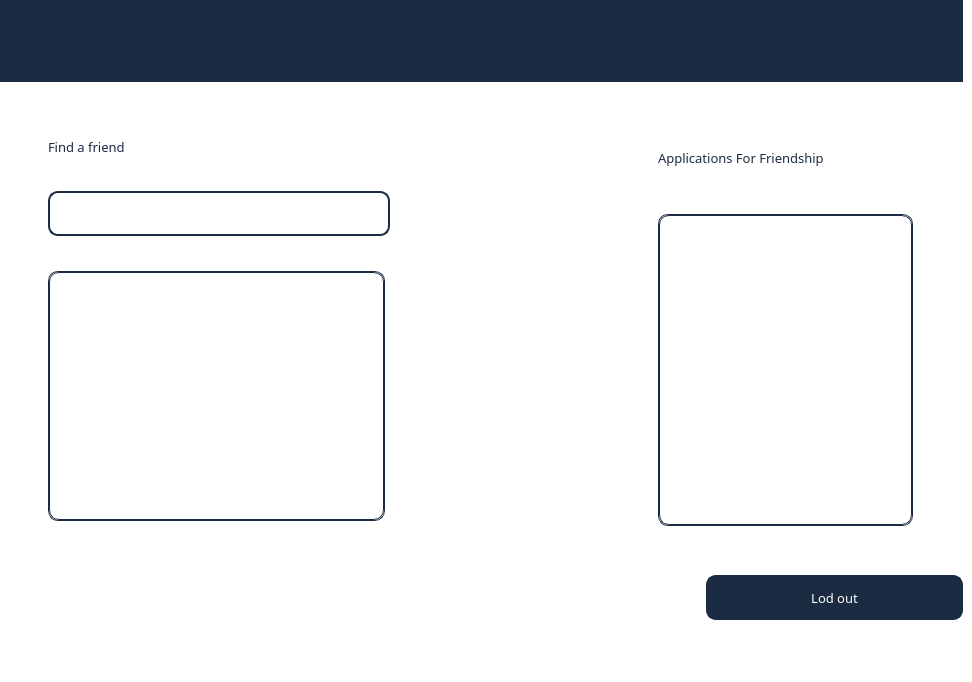
<?xml version="1.0" encoding="UTF-8"?>
<ui version="4.0">
 <class>UserPage</class>
 <widget class="QMainWindow" name="UserPage">
  <property name="geometry">
   <rect>
    <x>0</x>
    <y>0</y>
    <width>960</width>
    <height>682</height>
   </rect>
  </property>
  <property name="windowTitle">
   <string>MainWindow</string>
  </property>
  <property name="styleSheet">
   <string notr="true">background-color: rgb(255, 255, 255);</string>
  </property>
  <widget class="QWidget" name="centralwidget">
   <layout class="QVBoxLayout" name="verticalLayout_9">
    <property name="leftMargin">
     <number>0</number>
    </property>
    <property name="topMargin">
     <number>0</number>
    </property>
    <item>
     <widget class="QWidget" name="widget" native="true">
      <property name="minimumSize">
       <size>
        <width>963</width>
        <height>82</height>
       </size>
      </property>
      <property name="maximumSize">
       <size>
        <width>16777215</width>
        <height>82</height>
       </size>
      </property>
      <property name="styleSheet">
       <string notr="true">background-color: rgb(27, 43, 66);</string>
      </property>
      <layout class="QVBoxLayout" name="verticalLayout_10">
       <item>
        <layout class="QHBoxLayout" name="horizontalLayout_3">
         <property name="spacing">
          <number>0</number>
         </property>
         <property name="leftMargin">
          <number>10</number>
         </property>
         <property name="rightMargin">
          <number>10</number>
         </property>
         <item>
          <widget class="QPushButton" name="UPHomeButton">
           <property name="enabled">
            <bool>true</bool>
           </property>
           <property name="sizePolicy">
            <sizepolicy hsizetype="Minimum" vsizetype="Expanding">
             <horstretch>0</horstretch>
             <verstretch>0</verstretch>
            </sizepolicy>
           </property>
           <property name="minimumSize">
            <size>
             <width>40</width>
             <height>40</height>
            </size>
           </property>
           <property name="maximumSize">
            <size>
             <width>40</width>
             <height>40</height>
            </size>
           </property>
           <property name="styleSheet">
            <string notr="true">background: rgb(27, 43, 66);
border-style:solid; 
border-width: 2px; 
border-radius: 10px;
border-color: rgb(27, 43, 66); 
color: rgb(27, 43, 66);</string>
           </property>
           <property name="text">
            <string/>
           </property>
           <property name="icon">
            <iconset>
             <normaloff>../PNG/House4.png</normaloff>../PNG/House4.png</iconset>
           </property>
           <property name="iconSize">
            <size>
             <width>30</width>
             <height>30</height>
            </size>
           </property>
          </widget>
         </item>
         <item>
          <spacer name="horizontalSpacer_3">
           <property name="orientation">
            <enum>Qt::Horizontal</enum>
           </property>
           <property name="sizeHint" stdset="0">
            <size>
             <width>40</width>
             <height>20</height>
            </size>
           </property>
          </spacer>
         </item>
        </layout>
       </item>
      </layout>
     </widget>
    </item>
    <item>
     <layout class="QHBoxLayout" name="horizontalLayout_2">
      <property name="spacing">
       <number>250</number>
      </property>
      <property name="leftMargin">
       <number>30</number>
      </property>
      <property name="rightMargin">
       <number>30</number>
      </property>
      <item>
       <layout class="QVBoxLayout" name="verticalLayout_7">
        <property name="spacing">
         <number>35</number>
        </property>
        <property name="topMargin">
         <number>50</number>
        </property>
        <item>
         <widget class="QLabel" name="label">
          <property name="maximumSize">
           <size>
            <width>342</width>
            <height>40</height>
           </size>
          </property>
          <property name="font">
           <font>
            <family>Yu Gothic Medium</family>
            <pointsize>10</pointsize>
           </font>
          </property>
          <property name="styleSheet">
           <string notr="true">color: rgb(27, 43, 66);</string>
          </property>
          <property name="text">
           <string>Find a friend</string>
          </property>
         </widget>
        </item>
        <item>
         <widget class="QLineEdit" name="lineEdit">
          <property name="minimumSize">
           <size>
            <width>342</width>
            <height>45</height>
           </size>
          </property>
          <property name="maximumSize">
           <size>
            <width>342</width>
            <height>51</height>
           </size>
          </property>
          <property name="baseSize">
           <size>
            <width>342</width>
            <height>51</height>
           </size>
          </property>
          <property name="styleSheet">
           <string notr="true">background: white;
border-style:solid; 
border-width: 2px; 
border-radius: 10px;
border-color: rgb(27, 43, 66); 
color: rgb(27, 43, 66);
</string>
          </property>
         </widget>
        </item>
        <item>
         <widget class="QScrollArea" name="scrollArea">
          <property name="minimumSize">
           <size>
            <width>337</width>
            <height>250</height>
           </size>
          </property>
          <property name="maximumSize">
           <size>
            <width>337</width>
            <height>300</height>
           </size>
          </property>
          <property name="styleSheet">
           <string notr="true">background: white;
border-style:solid; 
border-width: 0.5px; 
border-radius: 10px;
border-color: rgb(27, 43, 66); 
color: rgb(27, 43, 66);</string>
          </property>
          <property name="widgetResizable">
           <bool>true</bool>
          </property>
          <widget class="QWidget" name="scrollAreaWidgetContents">
           <property name="geometry">
            <rect>
             <x>0</x>
             <y>0</y>
             <width>335</width>
             <height>248</height>
            </rect>
           </property>
          </widget>
         </widget>
        </item>
        <item>
         <spacer name="verticalSpacer">
          <property name="orientation">
           <enum>Qt::Vertical</enum>
          </property>
          <property name="sizeHint" stdset="0">
           <size>
            <width>20</width>
            <height>40</height>
           </size>
          </property>
         </spacer>
        </item>
       </layout>
      </item>
      <item>
       <layout class="QVBoxLayout" name="verticalLayout_4">
        <property name="spacing">
         <number>30</number>
        </property>
        <property name="leftMargin">
         <number>0</number>
        </property>
        <property name="topMargin">
         <number>50</number>
        </property>
        <item>
         <widget class="QLabel" name="label_2">
          <property name="minimumSize">
           <size>
            <width>0</width>
            <height>40</height>
           </size>
          </property>
          <property name="maximumSize">
           <size>
            <width>16777215</width>
            <height>40</height>
           </size>
          </property>
          <property name="font">
           <font>
            <family>Yu Gothic Medium</family>
            <pointsize>10</pointsize>
           </font>
          </property>
          <property name="styleSheet">
           <string notr="true">color: rgb(27, 43, 66);</string>
          </property>
          <property name="text">
           <string>Applications For Friendship</string>
          </property>
         </widget>
        </item>
        <item>
         <widget class="QScrollArea" name="scrollArea_2">
          <property name="minimumSize">
           <size>
            <width>255</width>
            <height>312</height>
           </size>
          </property>
          <property name="maximumSize">
           <size>
            <width>245</width>
            <height>300</height>
           </size>
          </property>
          <property name="styleSheet">
           <string notr="true">background: white;
border-style:solid; 
border-width: 0.5px; 
border-radius: 10px;
border-color: rgb(27, 43, 66); 
color: rgb(27, 43, 66);
</string>
          </property>
          <property name="widgetResizable">
           <bool>true</bool>
          </property>
          <widget class="QWidget" name="scrollAreaWidgetContents_3">
           <property name="geometry">
            <rect>
             <x>0</x>
             <y>0</y>
             <width>253</width>
             <height>310</height>
            </rect>
           </property>
          </widget>
         </widget>
        </item>
        <item>
         <spacer name="verticalSpacer_3">
          <property name="orientation">
           <enum>Qt::Vertical</enum>
          </property>
          <property name="sizeHint" stdset="0">
           <size>
            <width>20</width>
            <height>40</height>
           </size>
          </property>
         </spacer>
        </item>
       </layout>
      </item>
     </layout>
    </item>
    <item>
     <widget class="QLabel" name="ExplanationLabel">
      <property name="font">
       <font>
        <family>Yu Gothic Medium</family>
       </font>
      </property>
      <property name="styleSheet">
       <string notr="true">color: rgb(85, 0, 0);</string>
      </property>
      <property name="text">
       <string/>
      </property>
      <property name="alignment">
       <set>Qt::AlignCenter</set>
      </property>
     </widget>
    </item>
    <item>
     <layout class="QHBoxLayout" name="horizontalLayout_6">
      <property name="spacing">
       <number>1</number>
      </property>
      <item>
       <spacer name="horizontalSpacer">
        <property name="orientation">
         <enum>Qt::Horizontal</enum>
        </property>
        <property name="sizeHint" stdset="0">
         <size>
          <width>40</width>
          <height>20</height>
         </size>
        </property>
       </spacer>
      </item>
      <item>
       <widget class="QPushButton" name="UPLogOutButton">
        <property name="minimumSize">
         <size>
          <width>257</width>
          <height>45</height>
         </size>
        </property>
        <property name="maximumSize">
         <size>
          <width>257</width>
          <height>45</height>
         </size>
        </property>
        <property name="font">
         <font>
          <family>Yu Gothic Medium</family>
          <pointsize>10</pointsize>
         </font>
        </property>
        <property name="styleSheet">
         <string notr="true">background: rgb(27, 43, 66);
border-style:solid; 
border-width: 2px; 
border-radius: 10px;
border-color: rgb(27, 43, 66); 
color: rgb(255, 255, 255);
</string>
        </property>
        <property name="text">
         <string>Lod out</string>
        </property>
        <property name="autoRepeatDelay">
         <number>300</number>
        </property>
       </widget>
      </item>
     </layout>
    </item>
    <item>
     <spacer name="verticalSpacer_4">
      <property name="orientation">
       <enum>Qt::Vertical</enum>
      </property>
      <property name="sizeHint" stdset="0">
       <size>
        <width>20</width>
        <height>40</height>
       </size>
      </property>
     </spacer>
    </item>
    <item>
     <spacer name="verticalSpacer_2">
      <property name="orientation">
       <enum>Qt::Vertical</enum>
      </property>
      <property name="sizeHint" stdset="0">
       <size>
        <width>20</width>
        <height>40</height>
       </size>
      </property>
     </spacer>
    </item>
   </layout>
  </widget>
 </widget>
 <resources/>
 <connections/>
</ui>
